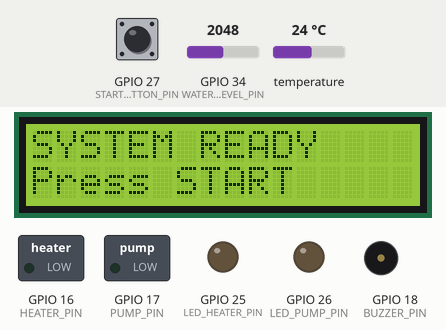
The sketch below on a simulated ESP32. Shown: 16×2 character LCD, switched loads named in the sketch (green lamp = pin HIGH), output pins drawn as LEDs (lit = HIGH), buzzer (waves = sounding). Inputs (shaded band) come from the test bench; at power-on: GPIO 34 (WATER_LEVEL_PIN) = 2048, GPIO 27 (START_BUTTON_PIN) HIGH, temperature 24 °C.

Above: at 4.2 s.
4.3 s: GPIO 34 (WATER_LEVEL_PIN) set to 535
5.8 s: GPIO 34 (WATER_LEVEL_PIN) set to 458
At 7.9 s:
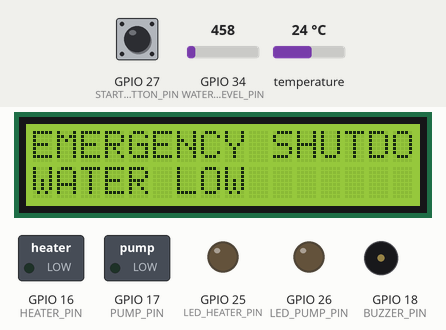
10.2 s: GPIO 34 (WATER_LEVEL_PIN) set to 540
At 12.2 s:
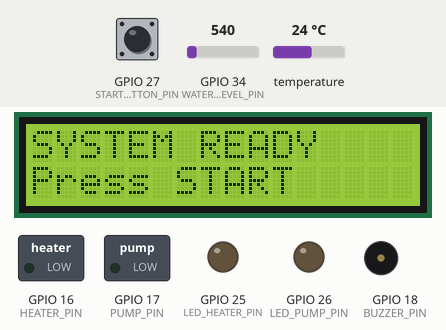
12.6 s: GPIO 27 (START_BUTTON_PIN) pulled LOW for 1 s
At 17.3 s:
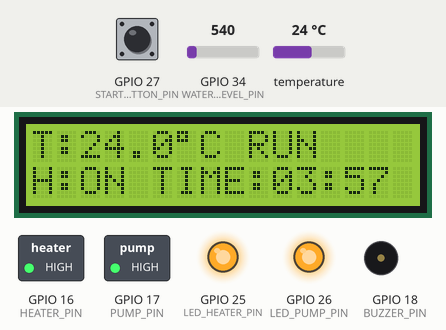
18.0 s: temperature set to 12 °C
At 18.8 s:
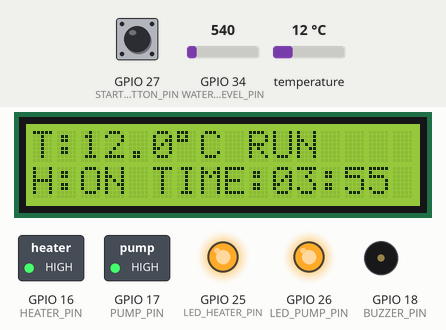
22.0 s: GPIO 27 (START_BUTTON_PIN) pulled LOW for 3.2 s
At 23.5 s:
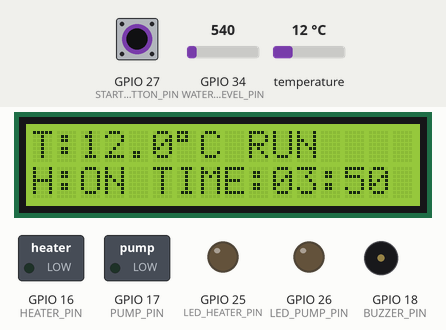
Timing chart, 0 to 25.0 s (numbered marks = the images above; inputs shaded):
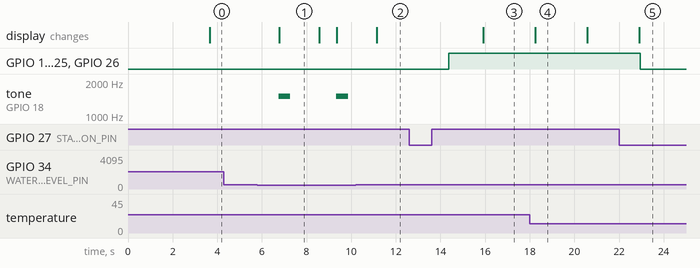

The sketch:

penyulingan_otomatis.ino
```cpp
#include <OneWire.h>
#include <DallasTemperature.h>
#include <LiquidCrystal_I2C.h>

const int ONE_WIRE_BUS = 5;
const int WATER_LEVEL_PIN = 34;
const int HEATER_PIN = 16;
const int PUMP_PIN = 17;
const int BUZZER_PIN = 18;
const int START_BUTTON_PIN = 27;
const int LED_HEATER_PIN = 25;
const int LED_PUMP_PIN = 26;

OneWire oneWire(ONE_WIRE_BUS);
DallasTemperature sensors(&oneWire);
LiquidCrystal_I2C lcd(0x27, 16, 2);

const float TARGET_TEMP = 100.0;
const float HYSTERESIS_RANGE = 1.0;
const float TEMP_MIN = TARGET_TEMP - HYSTERESIS_RANGE;
const float TEMP_MAX = TARGET_TEMP + HYSTERESIS_RANGE;
const float ALARM_TEMP = 105.0;
const int LOW_WATER_THRESHOLD = 500;
const unsigned long PROCESS_DURATION_MS = 4 * 60 * 1000;

bool processActive = false;
unsigned long startTime = 0;
unsigned long previousMillisLCD = 0;
const long intervalLCD = 2000;


void stopProcess() {
    processActive = false;
    digitalWrite(HEATER_PIN, LOW);
    digitalWrite(PUMP_PIN, LOW);
    digitalWrite(LED_HEATER_PIN, LOW);
    digitalWrite(LED_PUMP_PIN, LOW);
}

void checkManualButton() {
    if (digitalRead(START_BUTTON_PIN) == LOW) {
        delay(50);
        if (digitalRead(START_BUTTON_PIN) == LOW) {
            if (processActive) {
                stopProcess();
            } else {
                startTime = millis();
                processActive = true;
            }
            while (digitalRead(START_BUTTON_PIN) == LOW) {}
        }
    }
}

void processProcessTimer() {
    if (!processActive) {
        return;
    }

    unsigned long elapsedTime = millis() - startTime;
    if (elapsedTime >= PROCESS_DURATION_MS) {
        stopProcess();
        lcd.clear();
        lcd.print("PROCESS DONE!");
        lcd.setCursor(0, 1);
        lcd.print("MINYAK SIAP");
    }
}

void checkSensorsAndControl() {
    sensors.requestTemperatures();
    float currentTemp = sensors.getTempCByIndex(0);
    int waterLevelAnalog = analogRead(WATER_LEVEL_PIN);
    bool waterLevelIsLow = (waterLevelAnalog < LOW_WATER_THRESHOLD);

    if (waterLevelIsLow || currentTemp >= ALARM_TEMP) {
        stopProcess();

        tone(BUZZER_PIN, 1500);
        lcd.clear();
        lcd.print("EMERGENCY SHUTDOWN!");
        lcd.setCursor(0, 1);
        lcd.print(waterLevelIsLow ? "WATER LOW" : "OVERHEAT");

        delay(500); noTone(BUZZER_PIN); delay(500);
        return;
    }

    if (!processActive) {
        noTone(BUZZER_PIN);
    }

    if (processActive) {
        noTone(BUZZER_PIN);

        if (currentTemp <= TEMP_MIN) {
            digitalWrite(HEATER_PIN, HIGH);
        } else if (currentTemp >= TEMP_MAX) {
            digitalWrite(HEATER_PIN, LOW);
        }

        digitalWrite(PUMP_PIN, HIGH);
    }

    digitalWrite(LED_HEATER_PIN, digitalRead(HEATER_PIN));
    digitalWrite(LED_PUMP_PIN, digitalRead(PUMP_PIN));
}

void updateLCD() {
    unsigned long currentMillis = millis();
    if (currentMillis - previousMillisLCD < intervalLCD) {
        return;
    }
    previousMillisLCD = currentMillis;

    sensors.requestTemperatures();
    float currentTemp = sensors.getTempCByIndex(0);
    int heaterStatus = digitalRead(HEATER_PIN);
    int waterLevelAnalog = analogRead(WATER_LEVEL_PIN);

    lcd.clear();

    if (processActive) {
        lcd.setCursor(0, 0);
        lcd.print("T:");
        lcd.print(currentTemp, 1);
        lcd.print((char)223); lcd.print("C RUN");

        unsigned long elapsedTime = millis() - startTime;
        unsigned long timeLeftMs = PROCESS_DURATION_MS - elapsedTime;
        int minutes = (timeLeftMs % 3600000) / 60000;
        int seconds = (timeLeftMs % 60000) / 1000;
        char timeBuffer[10];
        sprintf(timeBuffer, "%02d:%02d m", minutes, seconds);

        lcd.setCursor(0, 1);
        lcd.print("H:");
        lcd.print(heaterStatus == HIGH ? "ON" : "OFF");
        lcd.print(" TIME:");
        lcd.print(timeBuffer);

    } else {
        lcd.setCursor(0, 0);
        lcd.print("SYSTEM READY");
        lcd.setCursor(0, 1);
        lcd.print("Press START");
    }
}

void setup() {
    Serial.begin(115200);
    pinMode(HEATER_PIN, OUTPUT);
    pinMode(PUMP_PIN, OUTPUT);
    pinMode(BUZZER_PIN, OUTPUT);
    pinMode(LED_HEATER_PIN, OUTPUT);
    pinMode(LED_PUMP_PIN, OUTPUT);

    stopProcess();
    noTone(BUZZER_PIN);

    pinMode(START_BUTTON_PIN, INPUT_PULLUP);

    sensors.begin();
    lcd.init();
    lcd.backlight();
    lcd.clear();
    lcd.print("Standalone Mode");
    lcd.setCursor(0, 1);
    lcd.print("System Loading...");
    delay(2000);
}

void loop() {
    checkManualButton();
    checkSensorsAndControl();
    processProcessTimer();
    updateLCD();
}
```

Measured:
- the behaviour switches between 500 and 499 on GPIO 34 (WATER_LEVEL_PIN) (found by bisection; images 0 and 1)
- after the input at 4.3 s, every drawn part: stays the same
- after the input at 5.8 s, tone on GPIO 18 (BUZZER_PIN): alternates 1500 Hz for 0.53 s and silent for 2.1 s, starting after 0.95 s; the display: changes after 0.98 s (image 1)
- after the input at 10.2 s, tone on GPIO 18 (BUZZER_PIN): stays silent (without the input it goes to 1500 Hz after 1.7 s)
- after the input at 12.6 s, GPIO 16 (HEATER_PIN), GPIO 17 (PUMP_PIN), GPIO 25 (LED_HEATER_PIN), GPIO 26 (LED_PUMP_PIN): LOW → HIGH after 1.8 s; the display: changes after 3.3 s (image 3)
- after the input at 22.0 s, GPIO 16 (HEATER_PIN), GPIO 17 (PUMP_PIN), GPIO 25 (LED_HEATER_PIN), GPIO 26 (LED_PUMP_PIN): HIGH → LOW after 0.95 s
- what the display in image 1 shows lasts 1.8 s, from 6.8 s to 8.6 s
- what the display in image 4 shows lasts 2.4 s, from 18.2 s to 20.6 s
